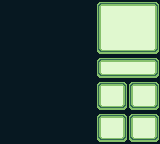

The image is a tile-based game level rendered from a .tmx file. Its description and complete source (layers, tilesets, objects, tile grids) follow:
An orthogonal 20x18 tile map with 8x8 px tiles, 1 tile layer (Tile Layer 1) and 1 object.

<map version="1.10" tiledversion="1.11.0" orientation="orthogonal" renderorder="right-down" width="20" height="18" tilewidth="8" tileheight="8" infinite="0" backgroundcolor="#071821" nextlayerid="4" nextobjectid="2">
 <tileset firstgid="1" source="frame.tsx" />
 <layer id="1" name="Tile Layer 1" width="20" height="18">
  <data encoding="csv">
0,0,0,0,0,0,0,0,0,0,0,0,1,2,2,2,2,2,2,3,
0,0,0,0,0,0,0,0,0,0,0,0,7,8,8,8,8,8,8,9,
0,0,0,0,0,0,0,0,0,0,0,0,7,8,8,8,8,8,8,9,
0,0,0,0,0,0,0,0,0,0,0,0,7,8,8,8,8,8,8,9,
0,0,0,0,0,0,0,0,0,0,0,0,7,8,8,8,8,8,8,9,
0,0,0,0,0,0,0,0,0,0,0,0,7,8,8,8,8,8,8,9,
0,0,0,0,0,0,0,0,0,0,0,0,13,14,14,14,14,14,14,15,
0,0,0,0,0,0,0,0,0,0,0,0,1,2,2,2,2,2,2,3,
0,0,0,0,0,0,0,0,0,0,0,0,7,8,8,8,8,8,8,9,
0,0,0,0,0,0,0,0,0,0,0,0,13,14,14,14,14,14,14,15,
0,0,0,0,0,0,0,0,0,0,0,0,1,2,2,3,1,2,2,3,
0,0,0,0,0,0,0,0,0,0,0,0,7,8,8,9,7,8,8,9,
0,0,0,0,0,0,0,0,0,0,0,0,7,8,8,9,7,8,8,9,
0,0,0,0,0,0,0,0,0,0,0,0,13,14,14,15,13,14,14,15,
0,0,0,0,0,0,0,0,0,0,0,0,1,2,2,3,1,2,2,3,
0,0,0,0,0,0,0,0,0,0,0,0,7,8,8,9,7,8,8,9,
0,0,0,0,0,0,0,0,0,0,0,0,7,8,8,9,7,8,8,9,
0,0,0,0,0,0,0,0,0,0,0,0,13,14,14,15,13,14,14,15
</data>
 </layer>
 <objectgroup id="3" name="Text">
  <object id="1" x="105" y="9" width="48" height="64">
   <text fontfamily="Final Fantasy 3" pixelsize="8" wrap="1" color="#286850" kerning="0">Item
Magic
Equip
Status
Save</text>
  </object>
 </objectgroup>
</map>
